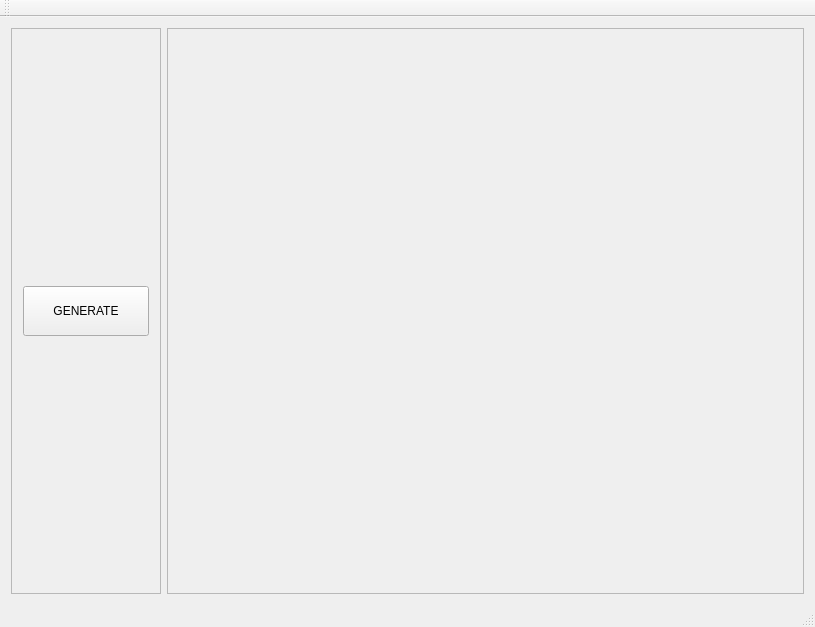
<?xml version="1.0" encoding="UTF-8"?>
<ui version="4.0">
 <class>Visualization</class>
 <widget class="QMainWindow" name="Visualization">
  <property name="geometry">
   <rect>
    <x>0</x>
    <y>0</y>
    <width>815</width>
    <height>627</height>
   </rect>
  </property>
  <property name="windowTitle">
   <string>Visualization</string>
  </property>
  <widget class="QWidget" name="centralWidget">
   <layout class="QHBoxLayout" name="horizontalLayout">
    <item>
     <widget class="QFrame" name="frameSidebar">
      <property name="sizePolicy">
       <sizepolicy hsizetype="Fixed" vsizetype="Preferred">
        <horstretch>0</horstretch>
        <verstretch>0</verstretch>
       </sizepolicy>
      </property>
      <property name="maximumSize">
       <size>
        <width>150</width>
        <height>16777215</height>
       </size>
      </property>
      <property name="frameShape">
       <enum>QFrame::StyledPanel</enum>
      </property>
      <property name="frameShadow">
       <enum>QFrame::Raised</enum>
      </property>
      <layout class="QVBoxLayout" name="verticalLayout">
       <item>
        <widget class="QPushButton" name="btnGenerate">
         <property name="maximumSize">
          <size>
           <width>16777215</width>
           <height>50</height>
          </size>
         </property>
         <property name="text">
          <string>GENERATE</string>
         </property>
        </widget>
       </item>
      </layout>
     </widget>
    </item>
    <item>
     <widget class="QFrame" name="frameMap">
      <property name="frameShape">
       <enum>QFrame::StyledPanel</enum>
      </property>
      <property name="frameShadow">
       <enum>QFrame::Raised</enum>
      </property>
     </widget>
    </item>
   </layout>
  </widget>
  <widget class="QMenuBar" name="menuBar">
   <property name="geometry">
    <rect>
     <x>0</x>
     <y>0</y>
     <width>815</width>
     <height>19</height>
    </rect>
   </property>
  </widget>
  <widget class="QToolBar" name="mainToolBar">
   <attribute name="toolBarArea">
    <enum>TopToolBarArea</enum>
   </attribute>
   <attribute name="toolBarBreak">
    <bool>false</bool>
   </attribute>
  </widget>
  <widget class="QStatusBar" name="statusBar"/>
 </widget>
 <layoutdefault spacing="6" margin="11"/>
 <resources/>
 <connections/>
</ui>
